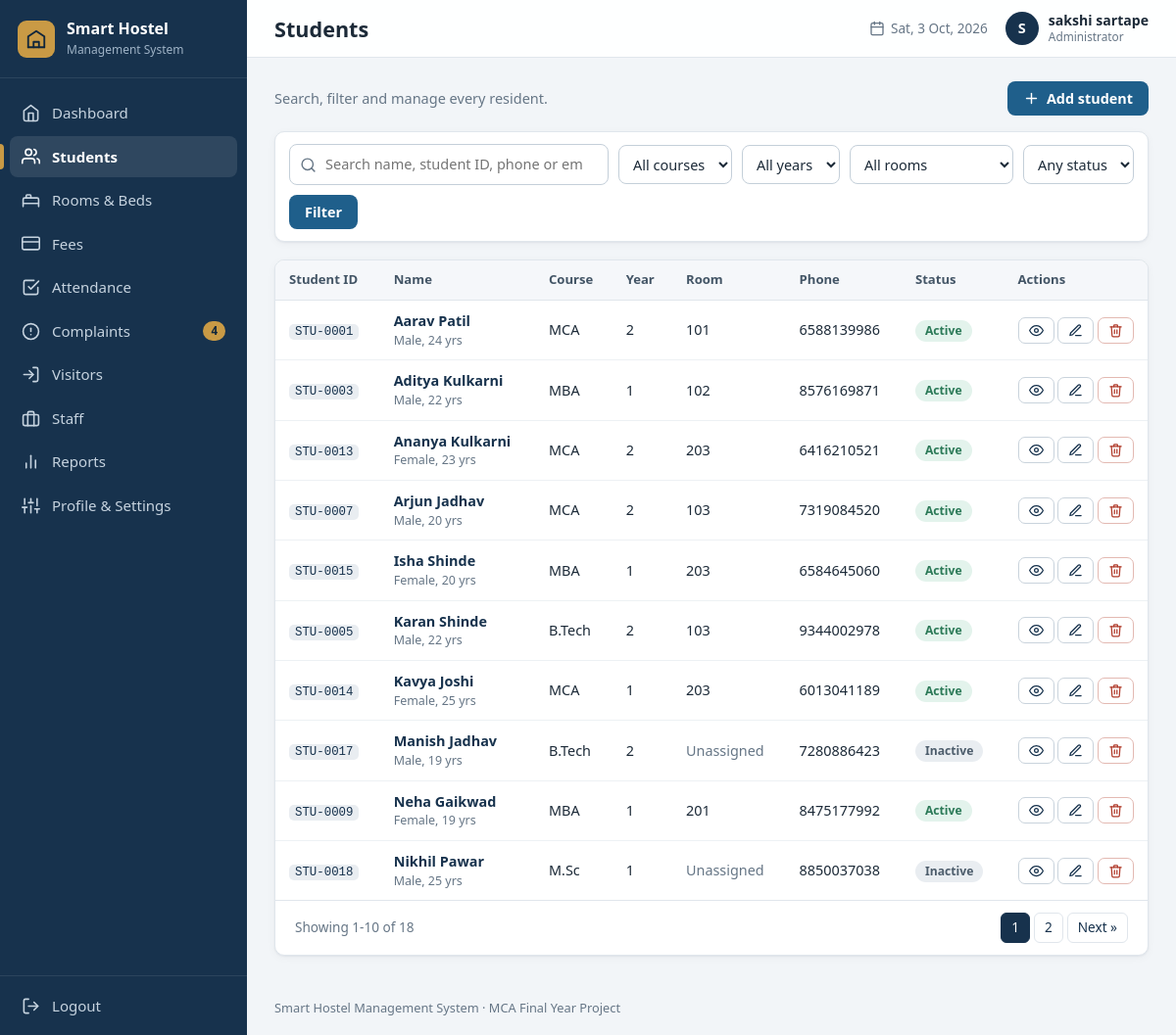
Page /students/ (signed in) on the committed database.
### tables this page shows
CREATE TABLE settings (
    key   TEXT PRIMARY KEY,
    value TEXT NOT NULL
);

CREATE TABLE users (
    id            INTEGER PRIMARY KEY AUTOINCREMENT,
    username      TEXT NOT NULL UNIQUE COLLATE NOCASE,
    password_hash TEXT NOT NULL,
    full_name     TEXT NOT NULL,
    email         TEXT,
    phone         TEXT,
    role          TEXT NOT NULL DEFAULT 'Administrator',
    created_at    TEXT NOT NULL DEFAULT (datetime('now','localtime')),
    last_login    TEXT
);

CREATE TABLE students (
    id             INTEGER PRIMARY KEY AUTOINCREMENT,
    student_code   TEXT NOT NULL UNIQUE,                 -- e.g. STU-0001
    full_name      TEXT NOT NULL,
    gender         TEXT NOT NULL CHECK (gender IN ('Male','Female','Other')),
    dob            TEXT,                                 -- YYYY-MM-DD
    age            INTEGER CHECK (age IS NULL OR age BETWEEN 10 AND 100),
    phone          TEXT NOT NULL UNIQUE,
    email          TEXT UNIQUE COLLATE NOCASE,           -- NULL allowed, duplicates not
    address        TEXT,
    guardian_name  TEXT,
    guardian_phone TEXT,
    course         TEXT NOT NULL,
    department     TEXT,
    year           INTEGER CHECK (year IS NULL OR year BETWEEN 1 AND 6),
    room_id        INTEGER REFERENCES rooms(id) ON DELETE RESTRICT,
    admission_date TEXT NOT NULL,
    status         TEXT NOT NULL DEFAULT 'Active' CHECK (status IN ('Active','Inactive','Left')),
    created_at     TEXT NOT NULL DEFAULT (datetime('now','localtime')),
    -- only an Active student may hold a bed
    CHECK (status = 'Active' OR room_id IS NULL)
);

CREATE TABLE rooms (
    id                INTEGER PRIMARY KEY AUTOINCREMENT,
    room_no           TEXT    NOT NULL UNIQUE COLLATE NOCASE,
    floor             INTEGER NOT NULL CHECK (floor BETWEEN 0 AND 50),
    room_type         TEXT    NOT NULL CHECK (room_type IN ('Single','Double','Triple','Dormitory')),
    capacity          INTEGER NOT NULL CHECK (capacity BETWEEN 1 AND 50),
    under_maintenance INTEGER NOT NULL DEFAULT 0 CHECK (under_maintenance IN (0,1)),
    notes             TEXT,
    created_at        TEXT    NOT NULL DEFAULT (datetime('now','localtime')),
    -- the room type decides the capacity (Dormitory = 4 or more beds)
    CHECK (   (room_type = 'Single'    AND capacity = 1)
           OR (room_type = 'Double'    AND capacity = 2)
           OR (room_type = 'Triple'    AND capacity = 3)
           OR (room_type = 'Dormitory' AND capacity >= 4))
);

### routes/students.py (the view)
@bp.route("/")
def list_students():
    q = clean(request.args.get("q"))
    course = clean(request.args.get("course"))
    year = clean(request.args.get("year"))
    room = clean(request.args.get("room"))
    status = clean(request.args.get("status"))
    conditions, params = [], []
    if q:
        clause, like_params = helpers.search_clause(
            ["s.full_name", "s.student_code", "s.phone", "s.email"], q)
        conditions.append(clause)
        params += like_params
    if course:
        conditions.append("s.course = ?")
        params.append(course)
    if helpers.parse_int(year, 1, 6):
        conditions.append("s.year = ?")
        params.append(int(year))
    if room == "none":
        conditions.append("s.room_id IS NULL")
    elif helpers.parse_int(room, 1):
        conditions.append("s.room_id = ?")
        params.append(int(room))
    if status in helpers.STUDENT_STATUSES:
        conditions.append("s.status = ?")
        params.append(status)
    sql = ("SELECT s.id, s.student_code, s.full_name, s.gender, s.dob, s.age, s.phone, s.course, "
           "s.year, s.status, r.room_no FROM students s LEFT JOIN rooms r ON r.id = s.room_id"
           + helpers.where(conditions) + " ORDER BY s.full_name COLLATE NOCASE")
    rows, pager = helpers.paginate(sql, params, helpers.page_number())
    return render_template(
        "students.html", students=rows, pager=pager,
        courses=[r[0] for r in db.query_all("SELECT DISTINCT course FROM students ORDER BY course")],
        rooms=db.query_all("SELECT id, room_no FROM rooms ORDER BY floor, room_no"),
        statuses=helpers.STUDENT_STATUSES,
        filters={"q": q, "course": course, "year": year, "room": room, "status": status})

### db.py (called while the page is built)
def connect(path):
    conn = sqlite3.connect(path, timeout=10)
    conn.row_factory = sqlite3.Row          # rows behave like dicts: row["name"]
    conn.execute("PRAGMA foreign_keys = ON")
    return conn

def get_db():
    if "db" not in g:
        g.db = connect(current_app.config["DATABASE"])
    return g.db

def query_all(sql, params=()):
    return get_db().execute(sql, params).fetchall()

def query_one(sql, params=()):
    return get_db().execute(sql, params).fetchone()

def scalar(sql, params=()):
    row = get_db().execute(sql, params).fetchone()
    return row[0] if row else None

def get_setting(key, default=""):
    row = query_one("SELECT value FROM settings WHERE key = ?", (key,))
    return row["value"] if row else DEFAULT_SETTINGS.get(key, default)

### helpers.py (called while the page is built)
def clean(value):
    return (value or "").strip()

def parse_date(value):
    try:
        return datetime.strptime(clean(value), "%Y-%m-%d").date()
    except ValueError:
        return None

def parse_int(value, low=None, high=None):
    try:
        number = int(clean(value))
    except ValueError:
        return None
    if (low is not None and number < low) or (high is not None and number > high):
        return None
    return number

def today():
    return date.today().isoformat()

def calc_age(dob_text):
    born = parse_date(dob_text)
    if not born:
        return None
    t = date.today()
    return t.year - born.year - ((t.month, t.day) < (born.month, born.day))

def paginate(sql, params, page, per_page=PER_PAGE):
    database = db.get_db()
    total = database.execute(f"SELECT COUNT(*) FROM ({sql})", params).fetchone()[0]
    pages = max(1, math.ceil(total / per_page))
    page = min(max(page, 1), pages)
    rows = database.execute(f"{sql} LIMIT ? OFFSET ?",
                            (*params, per_page, (page - 1) * per_page)).fetchall()
    first = (page - 1) * per_page + 1 if total else 0
    return rows, {"page": page, "pages": pages, "total": total,
                  "first": first, "last": first + len(rows) - 1 if total else 0}

def page_number():
    return parse_int(request.args.get("page", "1"), low=1) or 1

def where(conditions):
    return " WHERE " + " AND ".join(conditions) if conditions else ""

def csrf_token():
    if "_csrf" not in session:
        session["_csrf"] = secrets.token_hex(16)
    return session["_csrf"]

def student_age(row):
    return calc_age(row["dob"]) if row["dob"] else row["age"]

### templates/students.html (shortened to what this page needs)
{% extends "base.html" %}
{% from "_macros.html" import badge, render_pager, empty, delete_button %}
{% block heading %}<h1>Students</h1>{% endblock %}
{% block content %}
<div class="page-head">
  <p class="muted">Search, filter and manage every resident.</p>
  <a class="btn btn-primary" href="{{ url_for('students.add_student') }}">{{ icon('plus', 17) }} Add student</a>
</div>
<form class="filters card" method="get" action="{{ url_for('students.list_students') }}">
  <div class="filter-search">{{ icon('search', 17) }}
    <input type="search" name="q" value="{{ filters.q }}" placeholder="Search name, student ID, phone or email" aria-label="Search students"></div>
  <select name="course" aria-label="Course"><option value="">All courses</option>
    {% for c in courses %}<option value="{{ c }}" {% if filters.course == c %}selected{% endif %}>{{ c }}</option>{% endfor %}</select>
  <select name="year" aria-label="Year"><option value="">All years</option>
    {% for y in range(1, 7) %}<option value="{{ y }}" {% if filters.year == y|string %}selected{% endif %}>Year {{ y }}</option>{% endfor %}</select>
  <select name="room" aria-label="Room"><option value="">All rooms</option><option value="none" {% if filters.room == 'none' %}selected{% endif %}>No room assigned</option>
    {% for r in rooms %}<option value="{{ r.id }}" {% if filters.room == r.id|string %}selected{% endif %}>Room {{ r.room_no }}</option>{% endfor %}</select>
  <select name="status" aria-label="Status"><option value="">Any status</option>
    {% for s in statuses %}<option value="{{ s }}" {% if filters.status == s %}selected{% endif %}>{{ s }}</option>{% endfor %}</select>
  <button class="btn btn-primary" type="submit">Filter</button>
</form>
<div class="card table-card">
  <div class="table-wrap">
    <table class="table">
      <thead><tr><th>Student ID</th><th>Name</th><th>Course</th><th>Year</th><th>Room</th><th>Phone</th><th>Status</th><th class="actions-col">Actions</th></tr></thead>
      <tbody>
      {% for s in students %}
        <tr>
          <td><span class="code">{{ s.student_code }}</span></td>
          <td><a class="row-link" href="{{ url_for('students.student_details', student_id=s.id) }}">{{ s.full_name }}</a>
              <small class="muted block">{{ s.gender }}{% if s|student_age %}, {{ s|student_age }} yrs{% endif %}</small></td>
          <td>{{ s.course }}</td>
          <td>{{ s.year or '-' }}</td>
          <td>{% if s.room_no %}{{ s.room_no }}{% else %}<span class="muted">Unassigned</span>{% endif %}</td>
          <td>{{ s.phone }}</td>
          <td>{{ badge(s.status) }}</td>
          <td class="actions-col">
            <a class="btn btn-secondary btn-sm" href="{{ url_for('students.student_details', student_id=s.id) }}" title="View details">{{ icon('eye', 15) }}</a>
            <a class="btn btn-secondary btn-sm" href="{{ url_for('students.edit_student', student_id=s.id) }}" title="Edit">{{ icon('edit', 15) }}</a>
            {{ delete_button(url_for('students.delete_student', student_id=s.id), 'Delete student ' ~ s.full_name ~ '? Their attendance, complaints and visitor records are deleted too. This cannot be undone.', label='') }}
          </td>
        </tr>
      {% endfor %}
      </tbody>
    </table>
  </div>
  {{ render_pager(pager) }}
</div>
{% endblock %}

### templates/base.html (shortened to what this page needs)
{% from "_macros.html" import csrf %}
<!DOCTYPE html>
<html lang="en">
<head>
  <link rel="stylesheet" href="{{ url_for('static', filename='css/style.css') }}">
</head>
<body class="app">
<aside class="sidebar" id="sidebar">
  <a class="brand" href="{{ url_for('dashboard.index') }}">
    <span class="brand-mark">{{ icon('building', 22) }}</span>
    <span class="brand-text"><strong>{{ hostel_name }}</strong><small>Management System</small></span>
  </a>
  <nav class="nav" aria-label="Main navigation">
    {% for bp_name, endpoint, label, icon_name in navigation %}
      <a href="{{ url_for(endpoint) }}" class="nav-link{% if request.blueprint == bp_name %} active{% endif %}">
        {{ icon(icon_name, 19) }}<span>{{ label }}</span>
        {% if bp_name == 'complaints' and open_complaints %}<em class="nav-count">{{ open_complaints }}</em>{% endif %}
      </a>
    {% endfor %}
  </nav>
  <form method="post" action="{{ url_for('auth.logout') }}" class="logout-form">
    <button type="submit" class="nav-link logout">{{ icon('logout', 19) }}<span>Logout</span></button>
  </form>
</aside>
<div class="main">
  <header class="topbar">
    <div class="topbar-title">{% block heading %}{% endblock %}</div>
    <div class="topbar-right">
      <span class="topbar-date">{{ icon('calendar', 16) }} <span id="today-label">{{ today() }}</span></span>
      <a class="user-chip" href="{{ url_for('profile.view') }}" title="Profile & settings">
        <span class="avatar">{{ current_user.full_name[:1]|upper }}</span>
        <span class="user-name">{{ current_user.full_name }}<small>{{ current_user.role }}</small></span>
      </a>
    </div>
  </header>
  <main class="content">
    {% block content %}{% endblock %}
  </main>
  <footer class="footer">{{ hostel_name }} Management System &middot; MCA Final Year Project</footer>
</div>
</body>
</html>

### templates/_macros.html (shortened to what this page needs)
{% macro badge(text) %}<span class="badge badge-{{ (text or '')|lower|replace(' ', '-') }}">{{ text }}</span>{% endmacro %}
{% macro delete_button(url, message, label='Delete', small=True, next_url='') %}
<form method="post" action="{{ url }}" class="inline-form" data-confirm="{{ message }}">
  <button type="submit" class="btn btn-danger{% if small %} btn-sm{% endif %}" title="{{ label or 'Delete' }}" aria-label="{{ label or 'Delete' }}">{{ icon('trash', 15) }}{% if label %} {{ label }}{% endif %}</button>
</form>
{% endmacro %}
{% macro render_pager(p) %}
{% if p.total > 0 %}
<div class="pager">
  <span class="pager-info">Showing {{ p.first }}-{{ p.last }} of {{ p.total }}</span>
  {% if p.pages > 1 %}
  <nav aria-label="Pages">
    {% for n in range(1, p.pages + 1) %}
      {% if n == 1 or n == p.pages or (n - p.page)|abs <= 1 %}
        <a href="{{ url_with(page=n) }}" class="{{ 'current' if n == p.page else '' }}">{{ n }}</a>
      {% elif (n - p.page)|abs == 2 %}<span class="gap">&hellip;</span>{% endif %}
    {% endfor %}
    {% if p.page < p.pages %}<a href="{{ url_with(page=p.page + 1) }}">Next &raquo;</a>{% endif %}
  </nav>
  {% endif %}
</div>
{% endif %}
{% endmacro %}

### rows in the picture
settings: value "Smart Hostel"
users: full_name "S", full_name "sakshi sartape", role "Administrator"
students: student_code "STU-0001", full_name "Aarav Patil", gender "Male", age "24", course "MCA", year "2", room_no "101", phone "6588139986", status "Active"
students: student_code "STU-0003", full_name "Aditya Kulkarni", gender "Male", age "22", course "MBA", year "1", room_no "102", phone "8576169871", status "Active"
students: student_code "STU-0013", full_name "Ananya Kulkarni", gender "Female", age "23", course "MCA", year "2", room_no "203", phone "6416210521", status "Active"
students: student_code "STU-0007", full_name "Arjun Jadhav", gender "Male", age "20", course "MCA", year "2", room_no "103", phone "7319084520", status "Active"
students: student_code "STU-0015", full_name "Isha Shinde", gender "Female", age "20", course "MBA", year "1", room_no "203", phone "6584645060", status "Active"
students: student_code "STU-0005", full_name "Karan Shinde", gender "Male", age "22", course "B.Tech", year "2", room_no "103", phone "9344002978", status "Active"
students: student_code "STU-0014", full_name "Kavya Joshi", gender "Female", age "25", course "MCA", year "1", room_no "203", phone "6013041189", status "Active"
students: student_code "STU-0017", full_name "Manish Jadhav", gender "Male", age "19", course "B.Tech", year "2", shows "Unassigned", phone "7280886423", status "Inactive"
students: student_code "STU-0009", full_name "Neha Gaikwad", gender "Female", age "19", course "MBA", year "1", room_no "201", phone "8475177992", status "Active"
students: student_code "STU-0018", full_name "Nikhil Pawar", gender "Male", age "25", course "M.Sc", year "1", shows "Unassigned", phone "8850037038", status "Inactive"

### other values in the picture
{{ label }} "Dashboard" "Students" "Rooms & Beds" "Fees" "Attendance" "Complaints" "Visitors" "Staff" "Reports" "Profile & Settings"
{{ open_complaints }} "4"
{{ p.first }} "1"
{{ p.last }} "10"
{{ p.total }} "18"
{{ n }} "1" "2"
